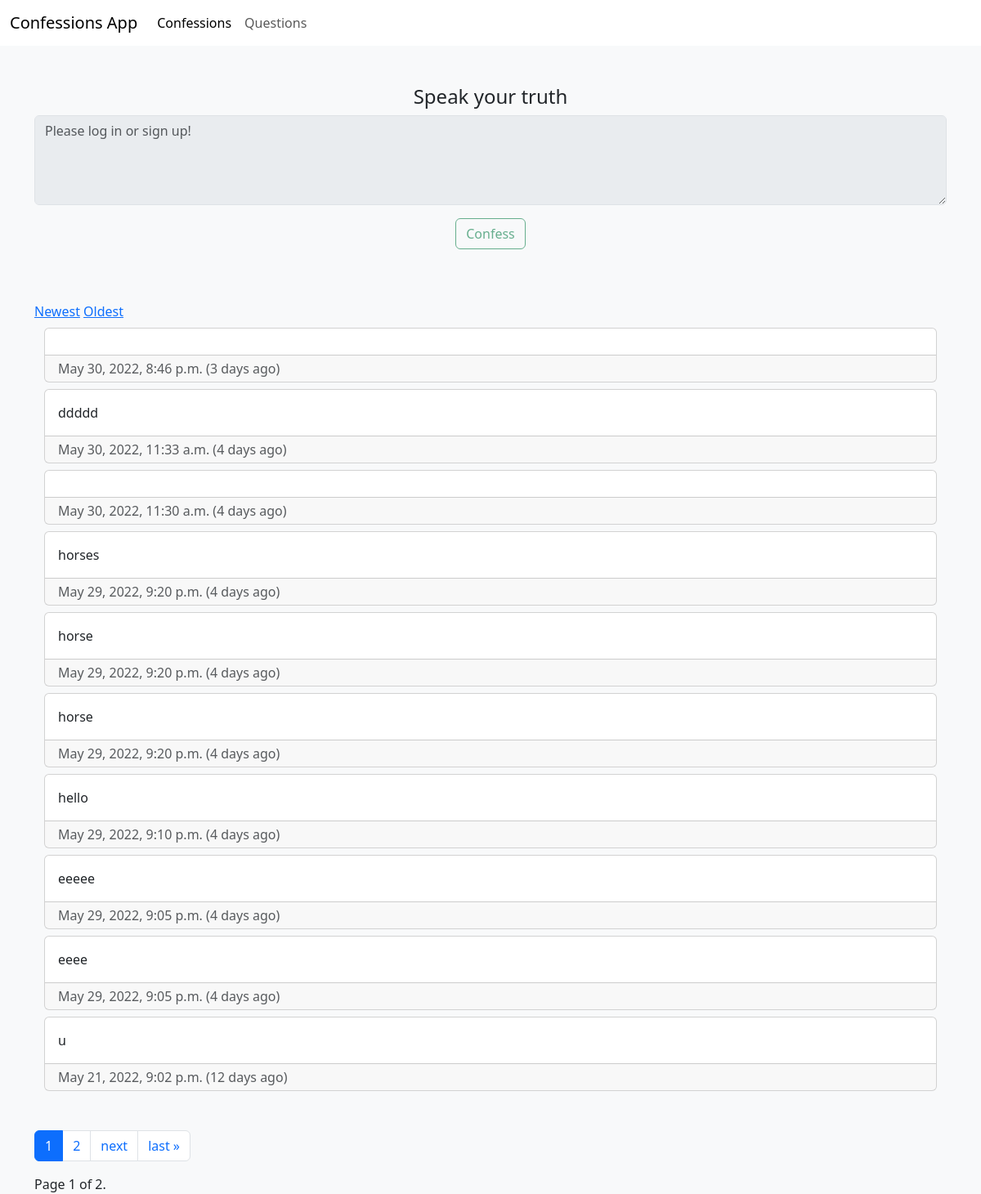
The page /confessions/ on the database as committed earlier.
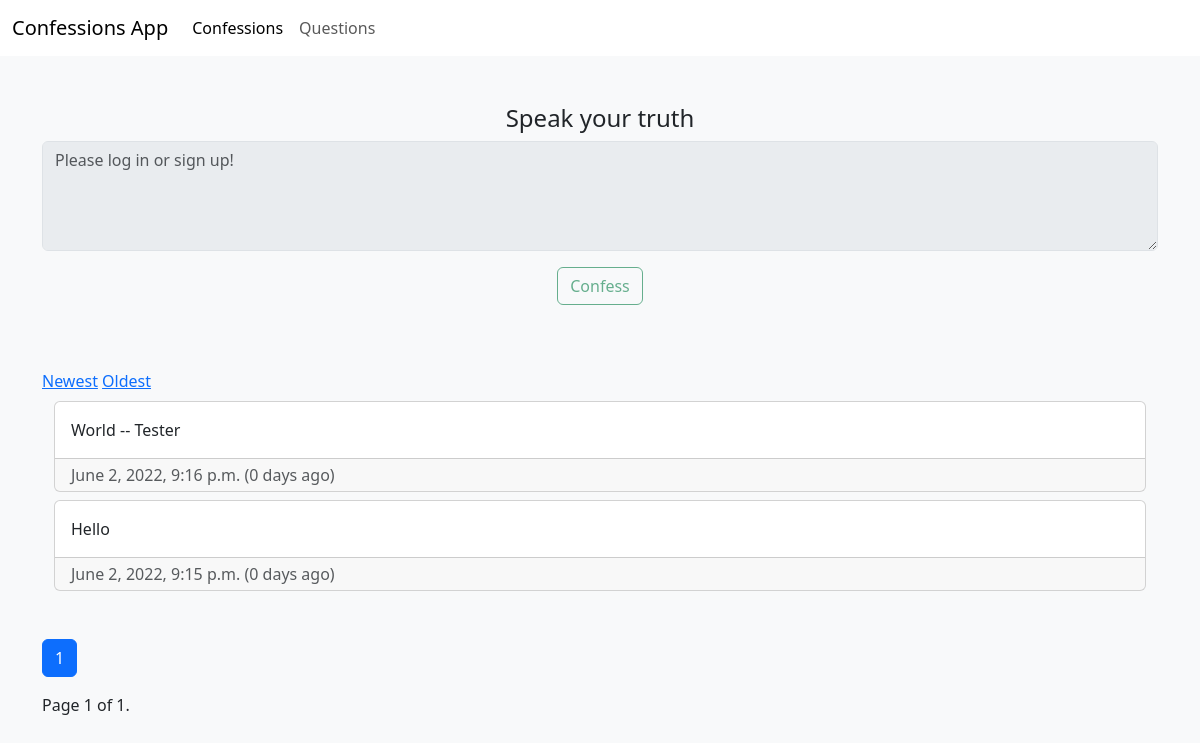
The same page on the database as committed later.
### ConfessionsApp/models.py (models this page shows, shortened)
class Confession(models.Model):
    body = models.CharField(max_length=666)
    date = models.DateTimeField(auto_now_add=True)
    owner = models.ForeignKey(User, on_delete=models.CASCADE)
    edited = models.BooleanField(default=False)
    edited_date = models.DateTimeField(auto_now=True, blank=True, null=True)
    @property
    def num_days_ago(self):
        today= timezone.now()
        return (today - self.date).days

### ConfessionsApp/views.py (the view, shortened to what this page needs)
# urls.py: path("confessions/", views.confessions, name="confessions"),
def confessions(request):
    if request.method != "POST":
        SortBy = request.GET.get('SortBy')
        if SortBy == "Newest":
            Confessions = Confession.objects.all().order_by('-date')
        elif SortBy == "Oldest":
            Confessions = Confession.objects.all().order_by('date')
        else:
            Confessions = Confession.objects.all().order_by('-date')
        paginator = Paginator(Confessions, 10)
        page_number = request.GET.get('page')
        page_obj = paginator.get_page(page_number)
        return render(request, 'ConfessionsApp/confessions.html',
                    {'page_obj': page_obj,
                    'SortBy' : SortBy,})

### ConfessionsApp/templates/ConfessionsApp/confessions.html (shortened to what this page needs)
{%extends 'ConfessionsApp/base.html'%}
{%load bootstrap_icons%}
{%load static%}
{%block content%}
<div class="container">
  <form method="POST">
    <div class=" mt-5 mb-3 text-center">
      <h4 for="ConfessionInput" class="form-label mb-2">Speak your truth</h4>
      {%if user.is_authenticated%}
      <textarea class="form-control" name="ConfessionInput" rows="4" placeholder="Type your confession..."></textarea>
      <input class="btn btn-outline-success mt-3 mb-5" id="submitBtn" type="submit" value="Confess"/>
      {%else%}
      <textarea class="form-control" name="ConfessionInput" rows="4" placeholder="Please log in or sign up!" disabled></textarea>
      <input class="btn btn-outline-success mt-3 mb-5" id="submitBtn" type="submit" value="Confess" disabled/>
      {%endif%}
    </div>
  </form>
  <a href="?page={{page_obj.number}}&SortBy=Newest">Newest</a>
  <a href="?page={{page_obj.number}}&SortBy=Oldest">Oldest</a>
  <div class="container mb-5">
    {% for Confession in page_obj %}
      <div class="card mt-2 mb-2">
        <span class="card-body">{{Confession.body}}</span>
        <div class="card-footer py-1 submission-footer text-muted">
          <span class="card-text me-5">
            {{Confession.date}}
            {%if Confession.num_days_ago != 1%}
              ({{Confession.num_days_ago}} days ago)
            {%else%}
            ({{Confession.num_days_ago}} day ago)
            {%endif%}
          </span>
        </div>
      </div>
    {%endfor%}
  </div>
<ul class="pagination my-3">
        <li class="page-item active" aria-current="page">
          <a class="page-link" href="#" >{{page_obj.number}}</a>
        </li>
        {% if page_obj.has_next %}
          <li class="page-item">
            <a class="page-link" href="?page={{ page_obj.next_page_number }}&SortBy={{SortBy}}">{{ page_obj.next_page_number }}</a>
          </li>
            <li class="page-item">
              <a class="page-link" href="?page={{ page_obj.next_page_number }}&SortBy={{SortBy}}">next</a>
            </li>
            <li class="page-item">
              <a class="page-link" href="?page={{ page_obj.paginator.num_pages }}&SortBy={{SortBy}}">last &raquo;</a>
            </li>
        {% endif %}
</ul>
<span class="current">
  Page {{ page_obj.number }} of {{ page_obj.paginator.num_pages }}.
</span>
</div>
{%endblock content%}

Rows that differ between the two databases and show on the page:
removed Confession: date "May 30, 2022, 8:46 p.m.", num_days_ago "3"
removed Confession: body "ddddd", date "May 30, 2022, 11:33 a.m.", num_days_ago "4"
removed Confession: date "May 30, 2022, 11:30 a.m.", num_days_ago "4"
removed Confession: body "horses", date "May 29, 2022, 9:20 p.m.", num_days_ago "4"
removed Confession: body "horse", date "May 29, 2022, 9:20 p.m.", num_days_ago "4"
removed Confession: body "horse", date "May 29, 2022, 9:20 p.m.", num_days_ago "4"
removed Confession: body "hello", date "May 29, 2022, 9:10 p.m.", num_days_ago "4"
removed Confession: body "eeeee", date "May 29, 2022, 9:05 p.m.", num_days_ago "4"
removed Confession: body "eeee", date "May 29, 2022, 9:05 p.m.", num_days_ago "4"
removed Confession: body "u", date "May 21, 2022, 9:02 p.m.", num_days_ago "12"
added Confession: body "World -- Tester", date "June 2, 2022, 9:16 p.m.", num_days_ago "0"
added Confession: body "Hello", date "June 2, 2022, 9:15 p.m.", num_days_ago "0"
Other text that changed with them:
{{ page_obj.paginator.num_pages }}: "2" → "1"
{{ page_obj.next_page_number }}: "2" → (not shown)
text no longer shown: "next last »"
